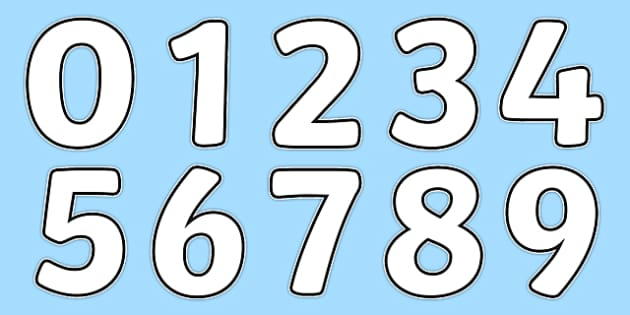
#> input picture picture_material/number.jpg, 630 x 315 px, found by its file name
$ python 12.ORB.py
#> lines starting #> are read from the running program, lines starting #| are printed output that depends on the picture
import cv2

# 按照灰度图像的方式读入两幅图片
img1 = cv2.imread("picture_material/number.jpg", cv2.IMREAD_GRAYSCALE)
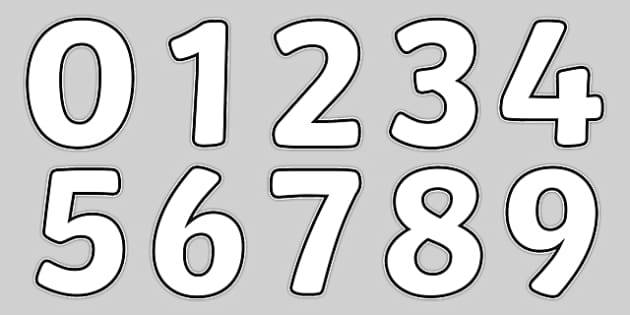
#> img1: shape (315, 630); min 0, max 255, mean 207
img2 = cv2.imread("picture_material/8.jpg", cv2.IMREAD_GRAYSCALE)
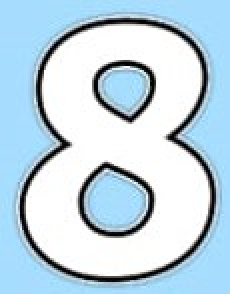
#> input picture picture_material/8.jpg, 115 x 147 px, found by its file name (shown 2 times larger)
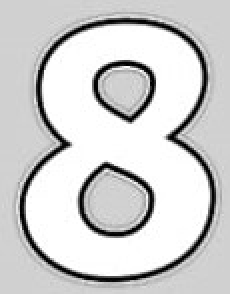
#> img2: shape (147, 115) (shown 2 times larger); min 0, max 255, mean 207.5

# 创建ORB特征检测器和描述符
orb = cv2.ORB_create()
# 对两幅图像检测特征和描述符
keypoint1, descriptor1 = orb.detectAndCompute(img1, None)
#> keypoint1 = 500 keypoints; strongest (x, y, size): (194, 58, 37.2), (554, 122, 31), (589, 121, 37.2), (74, 192, 31)
keypoint2, descriptor2 = orb.detectAndCompute(img2, None)
#> keypoint2 = 132 keypoints; strongest (x, y, size): (34, 72, 31), (65, 60, 31), (52, 82, 37.2), (53, 81, 31)
# 获得一个暴力匹配器的对象
bf = cv2.BFMatcher(cv2.NORM_HAMMING, crossCheck=True)
# 利用匹配器 匹配两个描述符的相近成都
maches = bf.match(descriptor1, descriptor2)
#> maches = 16 matches
# 按照相近程度 进行排序
maches = sorted(maches, key=lambda x: x.distance)
# 画出匹配项
img3 = cv2.drawMatches(img1, keypoint1, img2, keypoint2, maches[: 30], img2, flags=2)
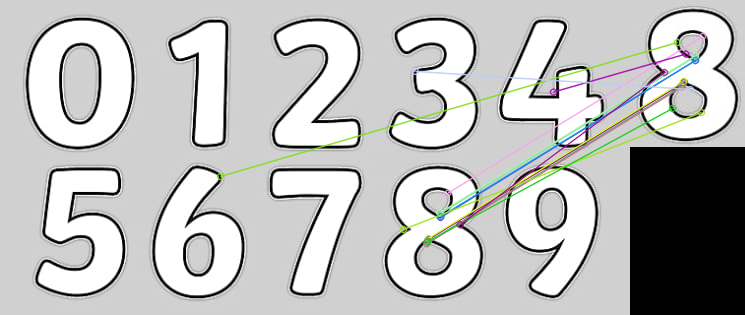
#> img3: shape (315, 745, 3); mean of channels 0, 1, 2 188.4, 189.3, 188.7; drawn as B, G, R
cv2.imshow("matches", img3)
cv2.waitKey()
cv2.destroyAllWindows()
